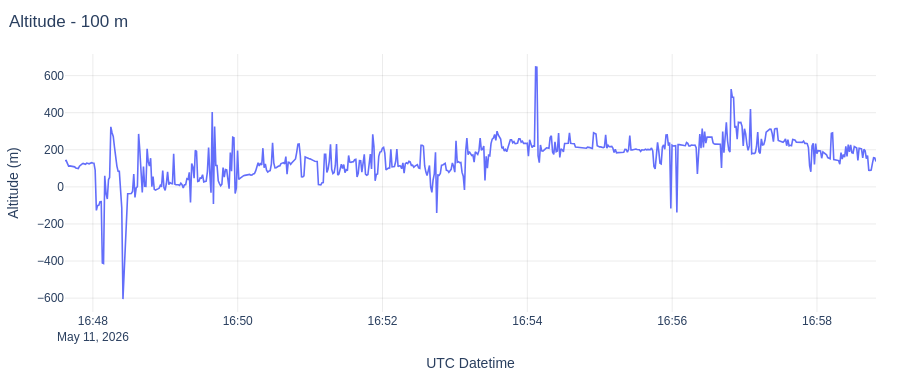

Source (notebook cell):
### Code cell
fig = go.Figure()
fig.add_trace(line_trace(df_q40, "ts", "alt", "Q40"))

fig.update_yaxes(title_text="Altitude (m)")
style_plot(fig, "Altitude - 100 m", height=380)
fig.show(config=plot_config)

### Figure 1 — Plotly figure (JSON) as saved in the notebook; plotly's stock layout.template omitted (floating-point values rounded to 4 significant figures; data arrays with more than 128 entries replaced by an {"elided": "..."} marker saying what was removed)
{"data": [{"hovertemplate": "%{fullData.name}<br>x: %{x|%Y-%m-%d %H:%M:%S}<br>y: %{y:.8g}<extra></extra>", "line": {"width": 1.6}, "mode": "lines", "name": "Q40", "type": "scatter", "x": {"elided": "669 str values"}, "y": {"elided": "669 float values"}}], "layout": {"font": {"family": "Arial, sans-serif", "size": 12}, "height": 380, "hovermode": "x unified", "legend": {"orientation": "h", "x": 1, "xanchor": "right", "y": 1.02, "yanchor": "bottom"}, "margin": {"b": 48, "l": 64, "r": 24, "t": 54}, "title": {"text": "Altitude - 100 m", "x": 0.01, "xanchor": "left"}, "xaxis": {"gridcolor": "rgba(0,0,0,0.08)", "showgrid": true, "showspikes": true, "spikecolor": "rgba(0,0,0,0.45)", "spikemode": "across", "spikesnap": "cursor", "spikethickness": 1, "title": {"text": "UTC Datetime"}}, "yaxis": {"gridcolor": "rgba(0,0,0,0.08)", "showgrid": true, "showspikes": true, "spikecolor": "rgba(0,0,0,0.45)", "spikemode": "across", "spikesnap": "cursor", "spikethickness": 1, "title": {"text": "Altitude (m)"}, "zeroline": false}}}
